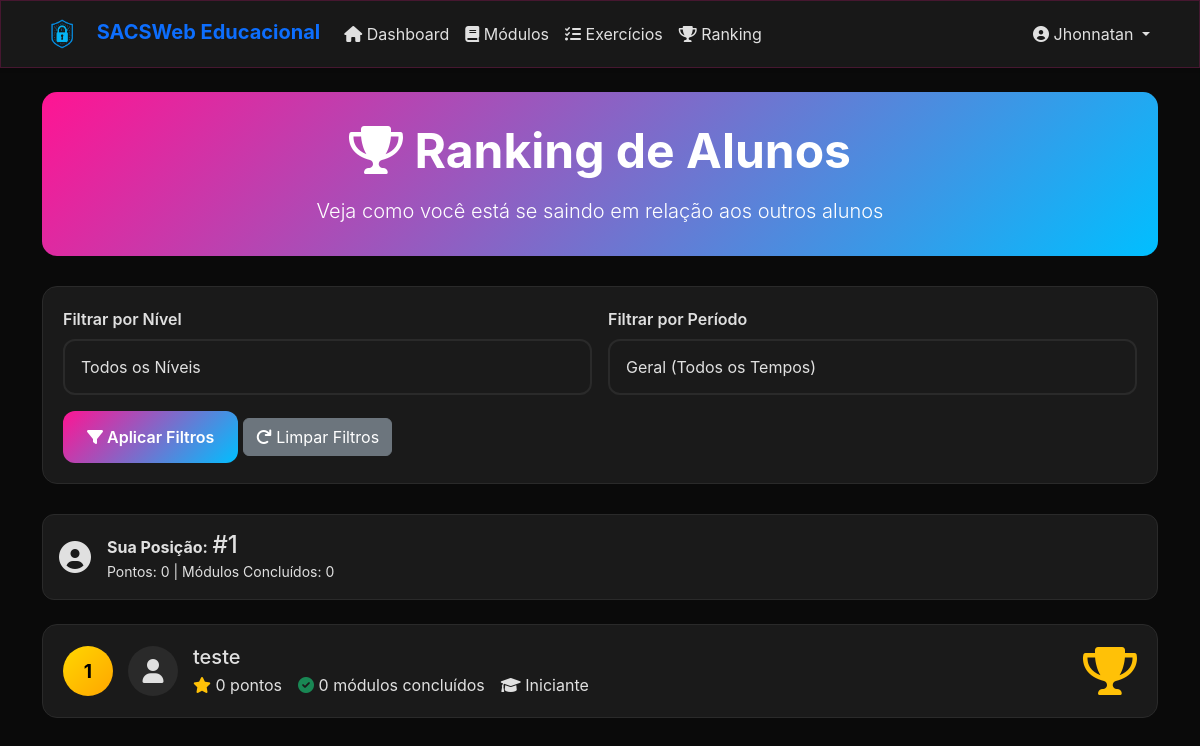
The app's page /website/ranking.php (signed in) with its own data.
### tables this page shows
CREATE TABLE `usuarios` (
  `id` int(11) NOT NULL AUTO_INCREMENT,
  `nome` varchar(100) NOT NULL,
  `email` varchar(100) NOT NULL,
  `username` varchar(50) DEFAULT NULL COMMENT 'Nome de usuário único',
  `senha_hash` varchar(255) NOT NULL,
  `tipo_usuario` enum('admin','professor','aluno') NOT NULL DEFAULT 'aluno',
  `nivel_conhecimento` enum('iniciante','intermediario','avancado') DEFAULT 'iniciante',
  `foto_perfil` varchar(255) DEFAULT NULL COMMENT 'Caminho da foto de perfil do usuário',
  `data_cadastro` timestamp NOT NULL DEFAULT CURRENT_TIMESTAMP,
  `ultimo_acesso` timestamp NULL DEFAULT NULL,
  `ativo` tinyint(1) NOT NULL DEFAULT 1,
  PRIMARY KEY (`id`),
  UNIQUE KEY `uk_usuarios_email` (`email`),
  UNIQUE KEY `uk_usuarios_username` (`username`),
  KEY `idx_usuarios_username` (`username`)
);

### config/database.php (called while the page is built, shortened)
<?php
function connectDatabase() {
    try {
        $dsn = "mysql:host=" . DB_HOST . ";dbname=" . DB_NAME . ";charset=" . DB_CHARSET;
        $options = [
            PDO::ATTR_ERRMODE => PDO::ERRMODE_EXCEPTION,
            PDO::ATTR_DEFAULT_FETCH_MODE => PDO::FETCH_ASSOC,
            PDO::ATTR_EMULATE_PREPARES => false
        ];
        $pdo = new PDO($dsn, DB_USER, DB_PASS, $options);
        return $pdo;
    } catch (PDOException $e) {
        logMessage('Erro ao conectar ao banco de dados: ' . $e->getMessage(), 'error');
        die('Erro de conexão com o banco de dados. Verifique as configurações.');
    }
}
function getCurrentUser() {
    try {
        $pdo = connectDatabase();
        $stmt = $pdo->prepare("SELECT id, nome, email, username, tipo_usuario, nivel_conhecimento, foto_perfil FROM usuarios WHERE id = ?");
        $stmt->execute([$_SESSION['user_id']]);
        return $stmt->fetch();
    } catch (PDOException $e) {
        logMessage('Erro ao obter dados do usuário: ' . $e->getMessage(), 'error');
        return null;
    }
}
?>

### website/ranking.php (the view, shortened to what this page needs)
<?php
$user = getCurrentUser();
$pdo = connectDatabase();
$filtro_nivel = $_GET['nivel'] ?? 'todos';
$filtro_periodo = $_GET['periodo'] ?? 'geral';
try {
    $stmt = $pdo->query("SHOW COLUMNS FROM progresso_usuario LIKE 'questoes_totais'");
    $tem_campos_quiz = $stmt->rowCount() > 0;
    if ($tem_campos_quiz) {
        $sql = "
            SELECT
                u.id,
                u.nome,
                u.email,
                u.nivel_conhecimento,
                u.foto_perfil,
                COALESCE(SUM(p.pontos_obtidos), 0) as total_pontos,
                COUNT(DISTINCT CASE WHEN p.progresso >= 95 THEN p.modulo_id END) as modulos_concluidos,
                COUNT(DISTINCT p.modulo_id) as modulos_iniciados,
                COALESCE(SUM(p.questoes_acertadas), 0) as total_acertos,
                COALESCE(SUM(p.questoes_totais), 0) as total_questoes,
                COUNT(DISTINCT CASE WHEN p.quiz_completo = 1 THEN p.modulo_id END) as quizzes_completos,
                COUNT(DISTINCT p.modulo_id) as total_quizzes_tentados,
                CASE
                    WHEN COALESCE(SUM(p.questoes_totais), 0) > 0
                    THEN ROUND((COALESCE(SUM(p.questoes_acertadas), 0) / COALESCE(SUM(p.questoes_totais), 0)) * 100, 2)
                    ELSE 0
                END as porcentagem_acertos_geral
            FROM usuarios u
            LEFT JOIN progresso_usuario p ON u.id = p.usuario_id
            WHERE u.ativo = 1 AND u.tipo_usuario = 'aluno'
        ";
    }
    $params = [];
    $sql .= " GROUP BY u.id, u.nome, u.email, u.nivel_conhecimento, u.foto_perfil
              ORDER BY total_pontos DESC, porcentagem_acertos_geral DESC, modulos_concluidos DESC
              LIMIT 100";
    $stmt = $pdo->prepare($sql);
    $stmt->execute($params);
    $ranking = $stmt->fetchAll(PDO::FETCH_ASSOC);
    $posicao_usuario = null;
    if ($posicao_usuario === null) {
        $sql_posicao = "
            SELECT COUNT(*) + 1 as posicao
            FROM (
                SELECT u.id, COALESCE(SUM(p.pontos_obtidos), 0) as total_pontos
                FROM usuarios u
                LEFT JOIN progresso_usuario p ON u.id = p.usuario_id
                WHERE u.ativo = 1 AND u.tipo_usuario = 'aluno'
        ";
        $sql_posicao .= " GROUP BY u.id
                          HAVING total_pontos > (
                              SELECT COALESCE(SUM(p2.pontos_obtidos), 0)
                              FROM progresso_usuario p2
                              WHERE p2.usuario_id = ?
                          )
            ) as subquery";
        $stmt_posicao = $pdo->prepare($sql_posicao);
        if ($tem_campos_quiz) {
            $params_posicao = $filtro_nivel !== 'todos' ? [$filtro_nivel, $user['id'], $user['id']] : [$user['id'], $user['id']];
        } else {
            $params_posicao = $filtro_nivel !== 'todos' ? [$filtro_nivel, $user['id']] : [$user['id']];
        }
        $stmt_posicao->execute($params_posicao);
        $resultado_posicao = $stmt_posicao->fetch(PDO::FETCH_ASSOC);
        $posicao_usuario = $resultado_posicao['posicao'] ?? null;
    }
    $stmt_check_quiz = $pdo->query("SHOW COLUMNS FROM progresso_usuario LIKE 'quiz_completo'");
    $tem_campo_quiz_completo = $stmt_check_quiz->rowCount() > 0;
    if ($tem_campo_quiz_completo) {
        $stmt = $pdo->prepare("
            SELECT
                COALESCE(SUM(p.pontos_obtidos), 0) as total_pontos,
                COUNT(DISTINCT CASE WHEN p.progresso >= 95 THEN p.modulo_id END) as modulos_concluidos,
                COALESCE(SUM(p.questoes_acertadas), 0) as total_acertos,
                COALESCE(SUM(p.questoes_totais), 0) as total_questoes,
                COUNT(DISTINCT CASE WHEN p.quiz_completo = 1 THEN p.modulo_id END) as quizzes_completos,
                COUNT(DISTINCT p.modulo_id) as total_quizzes_tentados,
                CASE
                    WHEN COALESCE(SUM(p.questoes_totais), 0) > 0
                    THEN ROUND((COALESCE(SUM(p.questoes_acertadas), 0) / COALESCE(SUM(p.questoes_totais), 0)) * 100, 2)
                    ELSE 0
                END as porcentagem_acertos_geral
            FROM progresso_usuario p
            WHERE p.usuario_id = ?
        ");
    }
    $stmt->execute([$user['id']]);
    $dados_usuario = $stmt->fetch(PDO::FETCH_ASSOC);
} catch (PDOException $e) {
    logMessage('Erro ao buscar ranking: ' . $e->getMessage(), 'error');
    $ranking = [];
    $posicao_usuario = null;
    $dados_usuario = ['total_pontos' => 0, 'modulos_concluidos' => 0, 'total_acertos' => 0, 'total_questoes' => 0, 'quizzes_completos' => 0, 'total_quizzes_tentados' => 0, 'porcentagem_acertos_geral' => 0];
    $tem_campos_quiz = false;
}
?>
<!DOCTYPE html>
<html lang="pt-BR">
<head>
    <link href="https://cdn.jsdelivr.net/npm/bootstrap@5.3.7/dist/css/bootstrap.min.css" rel="stylesheet">
    <link href="https://cdnjs.cloudflare.com/ajax/libs/font-awesome/6.0.0/css/all.min.css" rel="stylesheet">
    <link href="<?= ASSETS_URL ?>/css/sacsweb-unified.css" rel="stylesheet">
</head>
<body class="page-ranking">
    <nav class="navbar navbar-expand-lg bg-glass navbar-light shadow-sm">
        <div class="container">
            <a class="navbar-brand fw-bold text-primary" href="dashboard.php">
                <img src="<?= ASSETS_URL ?>/images/icone.png" alt="SACSWeb Logo" style="height: 40px; margin-right: 10px;"> <span class="text-primary">SACSWeb</span> Educacional
            </a>
            <div class="collapse navbar-collapse" id="navbarNav">
                <ul class="navbar-nav me-auto">
                    <li class="nav-item">
                        <a class="nav-link" href="dashboard.php">
                            <i class="fas fa-home"></i> Dashboard
                        </a>
                    </li>
                    <li class="nav-item">
                        <a class="nav-link" href="modulos.php">
                            <i class="fas fa-book"></i> Módulos
                        </a>
                    </li>
                    <li class="nav-item">
                        <a class="nav-link" href="exercicios.php">
                            <i class="fas fa-tasks"></i> Exercícios
                        </a>
                    </li>
                    <li class="nav-item">
                        <a class="nav-link active" href="ranking.php">
                            <i class="fas fa-trophy"></i> Ranking
                        </a>
                    </li>
                </ul>
                <div class="navbar-nav">
                    <div class="nav-item dropdown">
                        <a class="nav-link dropdown-toggle" href="#" role="button" data-bs-toggle="dropdown">
                            <i class="fas fa-user-circle"></i> <?= htmlspecialchars($user['nome']) ?>
                        </a>
                    </div>
                </div>
            </div>
        </div>
    </nav>
    <div class="container mt-4 mb-5">
        <div class="ranking-header">
            <h1 class="display-5 fw-bold mb-3">
                <i class="fas fa-trophy"></i> Ranking de Alunos
            </h1>
            <p class="lead mb-0">Veja como você está se saindo em relação aos outros alunos</p>
        </div>
        <div class="filter-section">
            <form method="GET" action="" class="row g-3">
                <div class="col-md-6">
                    <label for="nivel" class="form-label">Filtrar por Nível</label>
                    <select class="form-select" id="nivel" name="nivel">
                        <option value="todos" <?= $filtro_nivel === 'todos' ? 'selected' : '' ?>>Todos os Níveis</option>
                    </select>
                </div>
                <div class="col-md-6">
                    <label for="periodo" class="form-label">Filtrar por Período</label>
                    <select class="form-select" id="periodo" name="periodo">
                        <option value="geral" <?= $filtro_periodo === 'geral' ? 'selected' : '' ?>>Geral (Todos os Tempos)</option>
                    </select>
                </div>
                <div class="col-12">
                    <button type="submit" class="btn btn-primary">
                        <i class="fas fa-filter"></i> Aplicar Filtros
                    </button>
                    <a href="ranking.php" class="btn btn-secondary">
                        <i class="fas fa-redo"></i> Limpar Filtros
                    </a>
                </div>
            </form>
        </div>
        <?php if ($posicao_usuario !== null): ?>
            <div class="alert alert-info mb-4">
                <div class="d-flex align-items-center">
                    <i class="fas fa-user-circle fa-2x me-3"></i>
                    <div>
                        <strong>Sua Posição:</strong>
                        <span class="h4 mb-0">#<?= $posicao_usuario ?></span>
                        <br>
                        <small>
                            Pontos: <?= $dados_usuario['total_pontos'] ?> |
                            Módulos Concluídos: <?= $dados_usuario['modulos_concluidos'] ?>
                        </small>
                    </div>
                </div>
            </div>
        <?php endif; ?>
        <div class="mb-4">
            <?php if (!empty($ranking)): ?>
                <?php foreach ($ranking as $aluno): ?>
                    <div class="ranking-card <?= $aluno['id'] == $user['id'] ? 'user-position' : '' ?>">
                        <div class="d-flex align-items-center">
                            <div class="position-badge position-<?= $aluno['posicao'] <= 3 ? $aluno['posicao'] : 'other' ?>">
                                <?= $aluno['posicao'] ?>
                            </div>
                            <?php if (!empty($aluno['foto_perfil'])): ?>
                                <img src="../<?= htmlspecialchars($aluno['foto_perfil']) ?>" alt="Avatar" class="user-avatar">
                            <?php else: ?>
                                <div class="user-avatar-placeholder">
                                    <i class="fas fa-user"></i>
                                </div>
                            <?php endif; ?>
                            <div class="flex-grow-1">
                                <h5 class="mb-1">
                                    <?= htmlspecialchars($aluno['nome']) ?>
                                </h5>
                                <div class="d-flex flex-wrap gap-3">
                                    <span>
                                        <i class="fas fa-star text-warning"></i>
                                        <?= $aluno['total_pontos'] ?> pontos
                                    </span>
                                    <span>
                                        <i class="fas fa-check-circle text-success"></i>
                                        <?= $aluno['modulos_concluidos'] ?> módulos concluídos
                                    </span>
                                    <span>
                                        <i class="fas fa-graduation-cap"></i>
                                        <?= ucfirst($aluno['nivel_conhecimento']) ?>
                                    </span>
                                </div>
                            </div>
                            <?php if ($aluno['posicao'] == 1): ?>
                                <i class="fas fa-trophy fa-3x text-warning"></i>
                            <?php elseif ($aluno['posicao'] == 2): ?>
                                <i class="fas fa-medal fa-3x text-secondary"></i>
                            <?php elseif ($aluno['posicao'] == 3): ?>
                                <i class="fas fa-award fa-3x" style="color: #CD7F32;"></i>
                            <?php endif; ?>
                        </div>
                    </div>
                <?php endforeach; ?>
            <?php endif; ?>
        </div>
    </div>
</body>
</html>

### records on screen
usuarios: nome "Jhonnatan"
usuarios: posicao "1", nome "teste", total_pontos "0", modulos_concluidos "0", nivel_conhecimento "Iniciante"

### other values on screen
$posicao_usuario "1"
$dados_usuario['total_pontos'] "0"
$dados_usuario['modulos_concluidos'] "0"
